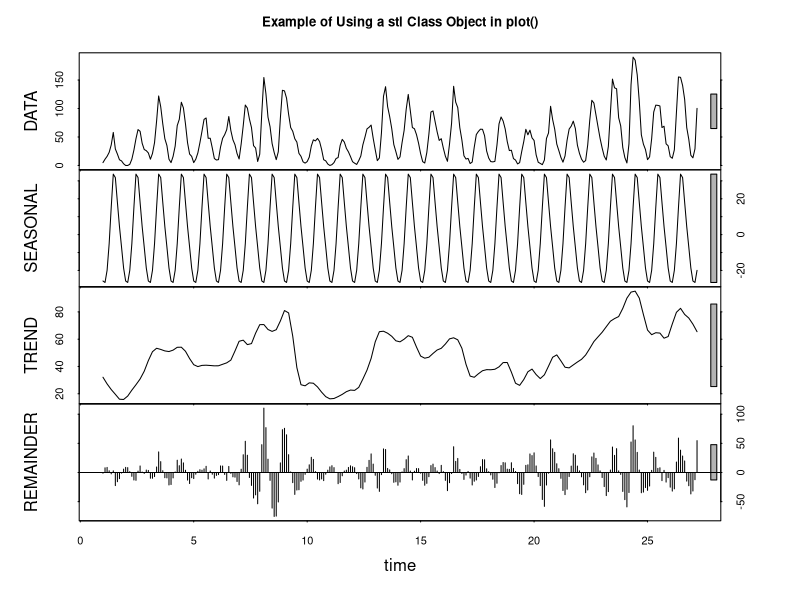

Here is the R script that generated this plot:
plot( 
  stl(
    ts( 
      sunspot.year, 
      start=1, 
      freq=11
    ), 
    "per" 
  ), 
  labels=c( "DATA", "SEASONAL", "TREND", "REMAINDER" ),
  main="Example of Using a stl Class Object in plot()", 
  col.range="grey70" 
)
